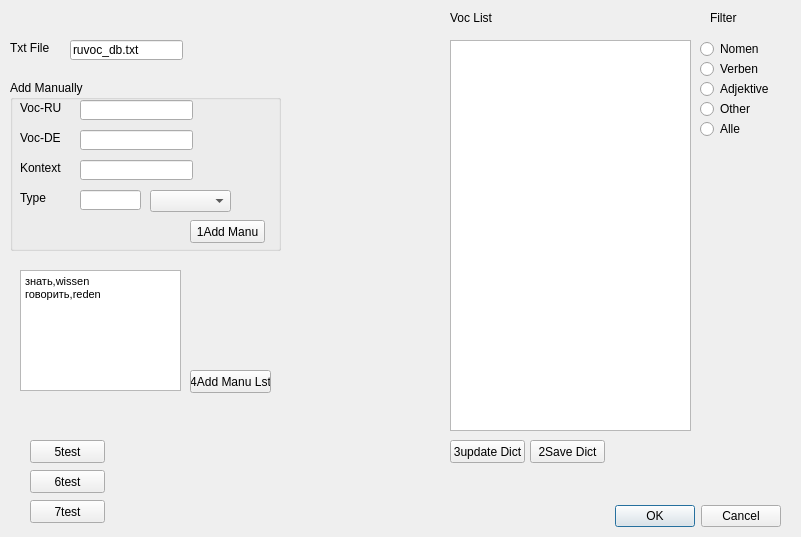
<?xml version="1.0" encoding="UTF-8"?>
<ui version="4.0">
 <class>Dialog</class>
 <widget class="QDialog" name="Dialog">
  <property name="geometry">
   <rect>
    <x>0</x>
    <y>0</y>
    <width>801</width>
    <height>537</height>
   </rect>
  </property>
  <property name="windowTitle">
   <string>Dialog</string>
  </property>
  <widget class="QDialogButtonBox" name="buttonBox">
   <property name="geometry">
    <rect>
     <x>610</x>
     <y>500</y>
     <width>171</width>
     <height>32</height>
    </rect>
   </property>
   <property name="orientation">
    <enum>Qt::Horizontal</enum>
   </property>
   <property name="standardButtons">
    <set>QDialogButtonBox::Cancel|QDialogButtonBox::Ok</set>
   </property>
  </widget>
  <widget class="QLabel" name="label">
   <property name="geometry">
    <rect>
     <x>10</x>
     <y>40</y>
     <width>51</width>
     <height>16</height>
    </rect>
   </property>
   <property name="text">
    <string>Txt File</string>
   </property>
  </widget>
  <widget class="QTableWidget" name="tableWidget">
   <property name="geometry">
    <rect>
     <x>450</x>
     <y>40</y>
     <width>241</width>
     <height>391</height>
    </rect>
   </property>
  </widget>
  <widget class="QPushButton" name="pushButton_2">
   <property name="geometry">
    <rect>
     <x>530</x>
     <y>440</y>
     <width>75</width>
     <height>23</height>
    </rect>
   </property>
   <property name="text">
    <string>2Save Dict</string>
   </property>
  </widget>
  <widget class="QPushButton" name="pushButton_3">
   <property name="geometry">
    <rect>
     <x>450</x>
     <y>440</y>
     <width>75</width>
     <height>23</height>
    </rect>
   </property>
   <property name="text">
    <string>3update Dict</string>
   </property>
  </widget>
  <widget class="QPushButton" name="pushButton_4">
   <property name="geometry">
    <rect>
     <x>190</x>
     <y>370</y>
     <width>81</width>
     <height>23</height>
    </rect>
   </property>
   <property name="text">
    <string>4Add Manu Lst</string>
   </property>
  </widget>
  <widget class="QGroupBox" name="groupBox">
   <property name="geometry">
    <rect>
     <x>10</x>
     <y>80</y>
     <width>271</width>
     <height>171</height>
    </rect>
   </property>
   <property name="title">
    <string>Add Manually</string>
   </property>
   <widget class="QLineEdit" name="lineEdit_2">
    <property name="geometry">
     <rect>
      <x>70</x>
      <y>20</y>
      <width>113</width>
      <height>20</height>
     </rect>
    </property>
    <property name="text">
     <string/>
    </property>
   </widget>
   <widget class="QLineEdit" name="lineEdit_3">
    <property name="geometry">
     <rect>
      <x>70</x>
      <y>50</y>
      <width>113</width>
      <height>20</height>
     </rect>
    </property>
    <property name="text">
     <string/>
    </property>
   </widget>
   <widget class="QLineEdit" name="lineEdit_4">
    <property name="geometry">
     <rect>
      <x>70</x>
      <y>80</y>
      <width>113</width>
      <height>20</height>
     </rect>
    </property>
    <property name="text">
     <string/>
    </property>
   </widget>
   <widget class="QLabel" name="label_3">
    <property name="geometry">
     <rect>
      <x>10</x>
      <y>50</y>
      <width>51</width>
      <height>16</height>
     </rect>
    </property>
    <property name="text">
     <string>Voc-DE</string>
    </property>
   </widget>
   <widget class="QLabel" name="label_2">
    <property name="geometry">
     <rect>
      <x>10</x>
      <y>20</y>
      <width>41</width>
      <height>16</height>
     </rect>
    </property>
    <property name="text">
     <string>Voc-RU</string>
    </property>
   </widget>
   <widget class="QPushButton" name="pushButton">
    <property name="geometry">
     <rect>
      <x>180</x>
      <y>140</y>
      <width>75</width>
      <height>23</height>
     </rect>
    </property>
    <property name="text">
     <string>1Add Manu</string>
    </property>
   </widget>
   <widget class="QLabel" name="label_4">
    <property name="geometry">
     <rect>
      <x>10</x>
      <y>80</y>
      <width>51</width>
      <height>16</height>
     </rect>
    </property>
    <property name="text">
     <string>Kontext</string>
    </property>
   </widget>
   <widget class="QLabel" name="label_5">
    <property name="geometry">
     <rect>
      <x>10</x>
      <y>110</y>
      <width>51</width>
      <height>16</height>
     </rect>
    </property>
    <property name="text">
     <string>Type</string>
    </property>
   </widget>
   <widget class="QLineEdit" name="lineEdit_5">
    <property name="geometry">
     <rect>
      <x>70</x>
      <y>110</y>
      <width>61</width>
      <height>20</height>
     </rect>
    </property>
    <property name="text">
     <string/>
    </property>
   </widget>
   <widget class="QComboBox" name="comboBox">
    <property name="geometry">
     <rect>
      <x>140</x>
      <y>110</y>
      <width>81</width>
      <height>22</height>
     </rect>
    </property>
   </widget>
  </widget>
  <widget class="QLineEdit" name="lineEdit">
   <property name="geometry">
    <rect>
     <x>70</x>
     <y>40</y>
     <width>113</width>
     <height>20</height>
    </rect>
   </property>
   <property name="text">
    <string>ruvoc_db.txt</string>
   </property>
  </widget>
  <widget class="QLabel" name="label_6">
   <property name="geometry">
    <rect>
     <x>450</x>
     <y>10</y>
     <width>51</width>
     <height>16</height>
    </rect>
   </property>
   <property name="text">
    <string>Voc List</string>
   </property>
  </widget>
  <widget class="QPushButton" name="pushButton_5">
   <property name="geometry">
    <rect>
     <x>30</x>
     <y>440</y>
     <width>75</width>
     <height>23</height>
    </rect>
   </property>
   <property name="text">
    <string>5test</string>
   </property>
  </widget>
  <widget class="QPushButton" name="pushButton_6">
   <property name="geometry">
    <rect>
     <x>30</x>
     <y>470</y>
     <width>75</width>
     <height>23</height>
    </rect>
   </property>
   <property name="text">
    <string>6test</string>
   </property>
  </widget>
  <widget class="QPushButton" name="pushButton_7">
   <property name="geometry">
    <rect>
     <x>30</x>
     <y>500</y>
     <width>75</width>
     <height>23</height>
    </rect>
   </property>
   <property name="text">
    <string>7test</string>
   </property>
  </widget>
  <widget class="QLabel" name="label_7">
   <property name="geometry">
    <rect>
     <x>710</x>
     <y>10</y>
     <width>51</width>
     <height>16</height>
    </rect>
   </property>
   <property name="text">
    <string>Filter</string>
   </property>
  </widget>
  <widget class="QRadioButton" name="radioButton">
   <property name="geometry">
    <rect>
     <x>700</x>
     <y>40</y>
     <width>82</width>
     <height>18</height>
    </rect>
   </property>
   <property name="text">
    <string>Nomen</string>
   </property>
  </widget>
  <widget class="QRadioButton" name="radioButton_2">
   <property name="geometry">
    <rect>
     <x>700</x>
     <y>60</y>
     <width>82</width>
     <height>18</height>
    </rect>
   </property>
   <property name="text">
    <string>Verben</string>
   </property>
  </widget>
  <widget class="QRadioButton" name="radioButton_3">
   <property name="geometry">
    <rect>
     <x>700</x>
     <y>80</y>
     <width>82</width>
     <height>18</height>
    </rect>
   </property>
   <property name="text">
    <string>Adjektive</string>
   </property>
  </widget>
  <widget class="QRadioButton" name="radioButton_4">
   <property name="geometry">
    <rect>
     <x>700</x>
     <y>100</y>
     <width>82</width>
     <height>18</height>
    </rect>
   </property>
   <property name="text">
    <string>Other</string>
   </property>
  </widget>
  <widget class="QRadioButton" name="radioButton_5">
   <property name="geometry">
    <rect>
     <x>700</x>
     <y>120</y>
     <width>82</width>
     <height>18</height>
    </rect>
   </property>
   <property name="text">
    <string>Alle</string>
   </property>
  </widget>
  <widget class="QTextEdit" name="textEdit">
   <property name="geometry">
    <rect>
     <x>20</x>
     <y>270</y>
     <width>161</width>
     <height>121</height>
    </rect>
   </property>
   <property name="html">
    <string>&lt;!DOCTYPE HTML PUBLIC &quot;-//W3C//DTD HTML 4.0//EN&quot; &quot;http://www.w3.org/TR/REC-html40/strict.dtd&quot;&gt;
&lt;html&gt;&lt;head&gt;&lt;meta name=&quot;qrichtext&quot; content=&quot;1&quot; /&gt;&lt;style type=&quot;text/css&quot;&gt;
p, li { white-space: pre-wrap; }
&lt;/style&gt;&lt;/head&gt;&lt;body style=&quot; font-family:'MS Shell Dlg 2'; font-size:8.25pt; font-weight:400; font-style:normal;&quot;&gt;
&lt;p style=&quot; margin-top:0px; margin-bottom:0px; margin-left:0px; margin-right:0px; -qt-block-indent:0; text-indent:0px;&quot;&gt;&lt;span style=&quot; font-size:8pt;&quot;&gt;знать,wissen&lt;/span&gt;&lt;/p&gt;
&lt;p style=&quot; margin-top:0px; margin-bottom:0px; margin-left:0px; margin-right:0px; -qt-block-indent:0; text-indent:0px;&quot;&gt;&lt;span style=&quot; font-size:8pt;&quot;&gt;говорить,reden&lt;/span&gt;&lt;/p&gt;&lt;/body&gt;&lt;/html&gt;</string>
   </property>
  </widget>
  <zorder>groupBox</zorder>
  <zorder>buttonBox</zorder>
  <zorder>label</zorder>
  <zorder>tableWidget</zorder>
  <zorder>pushButton_2</zorder>
  <zorder>pushButton_3</zorder>
  <zorder>pushButton_4</zorder>
  <zorder>lineEdit</zorder>
  <zorder>label_6</zorder>
  <zorder>pushButton_5</zorder>
  <zorder>pushButton_6</zorder>
  <zorder>pushButton_7</zorder>
  <zorder>label_7</zorder>
  <zorder>radioButton</zorder>
  <zorder>radioButton_2</zorder>
  <zorder>radioButton_3</zorder>
  <zorder>radioButton_4</zorder>
  <zorder>radioButton_5</zorder>
  <zorder>textEdit</zorder>
 </widget>
 <resources/>
 <connections>
  <connection>
   <sender>buttonBox</sender>
   <signal>accepted()</signal>
   <receiver>Dialog</receiver>
   <slot>accept()</slot>
   <hints>
    <hint type="sourcelabel">
     <x>248</x>
     <y>254</y>
    </hint>
    <hint type="destinationlabel">
     <x>157</x>
     <y>274</y>
    </hint>
   </hints>
  </connection>
  <connection>
   <sender>buttonBox</sender>
   <signal>rejected()</signal>
   <receiver>Dialog</receiver>
   <slot>reject()</slot>
   <hints>
    <hint type="sourcelabel">
     <x>316</x>
     <y>260</y>
    </hint>
    <hint type="destinationlabel">
     <x>286</x>
     <y>274</y>
    </hint>
   </hints>
  </connection>
 </connections>
</ui>
